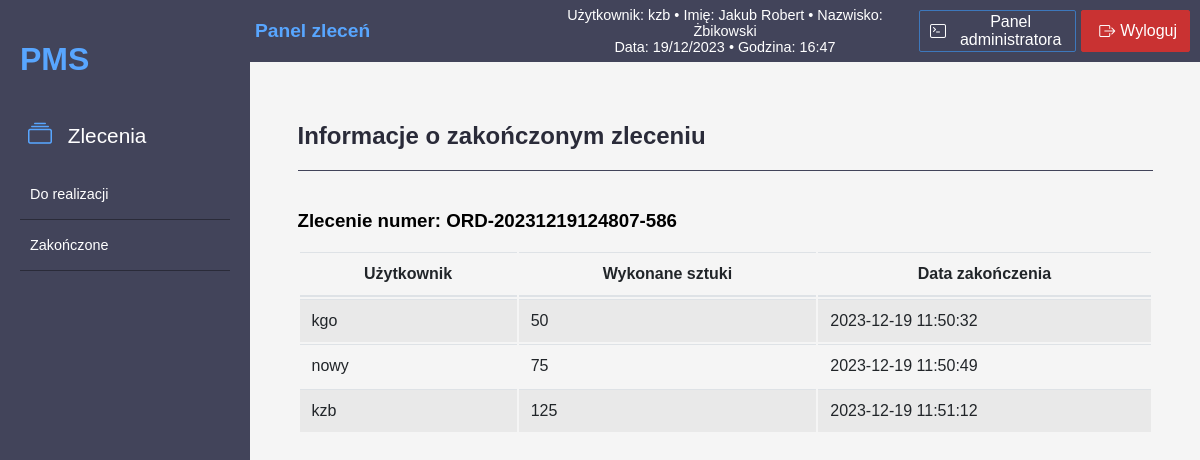
Screenshot of /index.php?action=info-order&orderId=23 (signed in) with the database file from the repository.
### tables this page shows
CREATE TABLE `orders` (
  `id` int(11) NOT NULL,
  `orderNumber` varchar(255) NOT NULL,
  `company` varchar(255) NOT NULL,
  `detail` text DEFAULT NULL,
  `quantity` int(11) DEFAULT NULL,
  `quantityNow` int(11) DEFAULT NULL,
  `issueDate` date DEFAULT NULL,
  `executionDate` date DEFAULT NULL,
  `status` tinyint(1) DEFAULT 0
);

CREATE TABLE `user_order_progress` (
  `id` int(11) NOT NULL,
  `order_id` int(11) DEFAULT NULL,
  `user_id` int(11) DEFAULT NULL,
  `completed_quantity` int(11) DEFAULT NULL,
  `date_completed` timestamp NOT NULL DEFAULT current_timestamp()
);

CREATE TABLE `users` (
  `id` int(11) NOT NULL,
  `username` text NOT NULL,
  `password` text NOT NULL,
  `name` text NOT NULL,
  `lastname` text NOT NULL,
  `role` text NOT NULL
);

### controllers/OrderController.php (called while the page is built, shortened)
<?php
require_once 'models/Order.php';
class OrderController{
public function infoOrder() {
    include 'views/info-order.php';
}
}
?>

### models/Order.php (called while the page is built, shortened)
<?php
class Order{
    public static function showOrderDetails($orderId) {
        $database = new Database();
        $connection = $database->getConnection();
        $query = "SELECT o.orderNumber, o.orderNumber, uop.user_id, u.username AS user_name, uop.completed_quantity, uop.date_completed
                  FROM user_order_progress uop
                  JOIN users u ON uop.user_id = u.id
                  JOIN orders o ON uop.order_id = o.id
                  WHERE uop.order_id = ?";
        $stmt = $connection->prepare($query);
        $stmt->bind_param("i", $orderId);
        $stmt->execute();
        $result = $stmt->get_result();
        if ($result) {
            return $result->fetch_all(MYSQLI_ASSOC);
        } else {
            echo "Błąd zapytania: " . $connection->error;
            return null;
        }
    }
}
?>

### views/info-order.php (the view, shortened to what this page needs)
<!DOCTYPE html>
<html lang="pl">
<head>
    <link rel="stylesheet" type="text/css" href="styles/style.css">
    <link rel="stylesheet" type="text/css" href="styles/dashboard-style.css">
    <link rel="stylesheet" type="text/css" href="bs/bootstrap/css/bootstrap-table.css">
    <link rel="stylesheet" href="https://cdn.jsdelivr.net/npm/bootstrap-icons@1.11.2/font/bootstrap-icons.min.css">
</head>
<body>
<div class="container">
<?php include 'views/menu-main.php'; ?>
<div class="main-content">
<h2>Informacje o zakończonym zleceniu</h2>
    <?php
        if(isset($_GET['orderId'])) {
            $orderId = $_GET['orderId'];
            $users = Order::showOrderDetails($orderId);
            if($users) {
                echo "<h3>Zlecenie numer: " . htmlspecialchars($users[0]['orderNumber']) . "</h3>";
                echo "<div class='table table-striped'>";
                echo "<table class='table'>";
                echo "<thead>";
                echo "<tr><th>Użytkownik</th><th>Wykonane sztuki</th><th>Data zakończenia</th></tr>";
                echo "</thead>";
                echo "<tbody>";
                foreach ($users as $user) {
                    echo "<tr>";
                    echo "<td>" . htmlspecialchars($user['user_name']) . "</td>";
                    echo "<td>" . htmlspecialchars($user['completed_quantity']) . "</td>";
                    echo "<td>" . htmlspecialchars($user['date_completed']) . "</td>";
                    echo "</tr>";
                }
                echo "</tbody>";
                echo "</table>";
                echo "</div>";
            } else {
                echo "Brak danych o zleceniu.";
            }
        }
    ?>
</div>
</div>
</div>
</body>
</html>

### styles/style.css (style rules this page uses)
body { height: 100%; margin: 0; font-family: Arial, Helvetica, sans-serif; }

### styles/dashboard-style.css (style rules this page uses)
.container { display: flex; }
.main-content { width: 90%; display: flex; flex-direction: column; justify-content: center; margin: 20px; padding: 20px; }
.main-content h2 { padding: 0px 0px 20px 0px; width: 100%; border-bottom: 1px solid #42445A; font-size: x-large; color: #2a2b39; }

### rows the page displays
orders: orderNumber "ORD-20231219124807-586"
user_order_progress: user.username "kgo", completed_quantity "50", date_completed "2023-12-19 11:50:32"
user_order_progress: user.username "nowy", completed_quantity "75", date_completed "2023-12-19 11:50:49"
user_order_progress: user.username "kzb", completed_quantity "125", date_completed "2023-12-19 11:51:12"

### other values shown
$_SESSION['username'] "kzb"
$_SESSION['name'] "Jakub Robert"
$_SESSION['lastname'] "Żbikowski"
